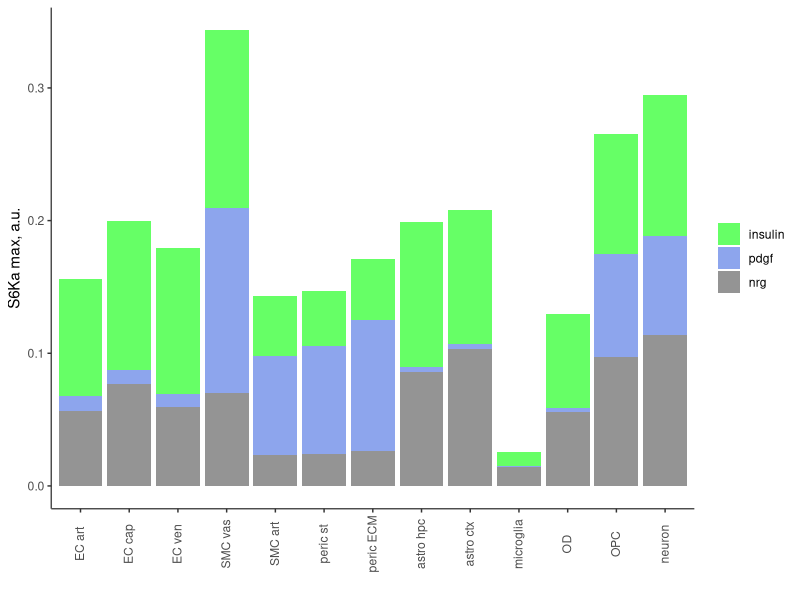
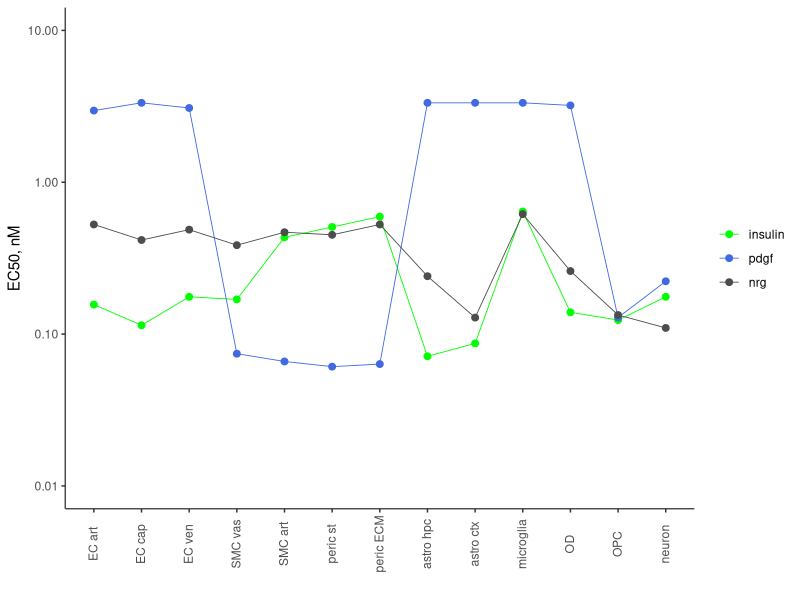
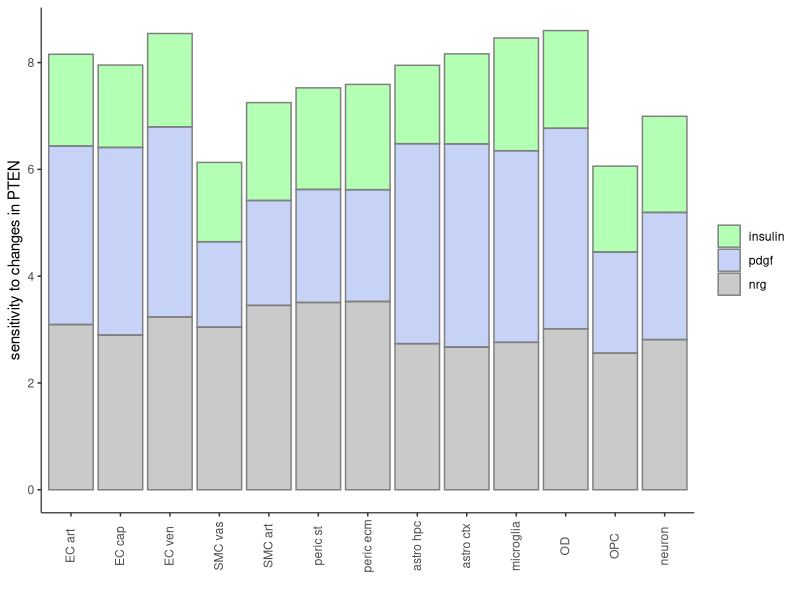

Generate these figures, in order, with R:
rm(list=ls())

# this code plots S6Ka and EC50 based on the output files from
# S6Ka_EC50_calculate.R
# and calculate_FC.R

s6k <- read.csv("S6Ka_max_EC50_all.csv", header = T,stringsAsFactors = F)
#s6k <- read.csv("S6Ka_max_EC50_all_AD.csv", header = T,stringsAsFactors = F)
s6k$ligand <- factor(s6k$ligand,levels = c("ins","pdgf","nrg"))
cells <- unique(s6k$cell)
N <- length(cells)
s6k$cell <- factor(s6k$cell,levels =s6k$cell[1:N])
cel <- c("EC art","EC cap","EC ven","SMC vas","SMC art","peric st","peric ECM", "astro hpc","astro ctx","microglia","OD","OPC","neuron")

library(ggplot2)
# S6Ka plot; Fig.3B
levels(s6k$cell) <- cel
ggplot(s6k,aes(x=cell, y = S6K_max,fill = ligand)) + geom_bar(stat = "identity",position = "stack",alpha = 0.6) +
  labs(x="",y= "S6Ka max, a.u.", size = (12))+
  theme_bw() +  theme(axis.text.x=element_text(angle=90)) +
  scale_fill_manual(values=c("green","royalblue","grey30"),labels = c("insulin", "pdgf","nrg"))+
  #theme_classic()+
  theme(axis.text.x = element_text(vjust=0.4),panel.grid.major = element_blank(),panel.grid.minor = element_blank(),) +
  theme(legend.title = element_blank())+ labs(x = "") +
  theme(axis.line = element_line(colour = "grey30"),panel.border = element_blank()) #+
theme(legend.position = "none")
#jpeg("Fig3B.jpeg", width = 4, height =2.8, units = 'in', res = 600)
#dev.off()   

# EC50 plot; Fig.3C
ggplot(s6k) +  geom_line(aes(x = cell,y = T05,color = ligand,group=ligand),size=0.3) + 
  geom_point(aes(x = cell,y = T05,color = ligand,group=ligand),size=2)+
  labs(x="",y= "EC50, nM", size = (12))+ scale_x_discrete(labels=cel)+
  theme_bw() +  theme(axis.text.x=element_text(angle=90)) +#ylim(0.01, 10)+
  scale_color_manual(values=c("green","royalblue","grey30"),labels = c("insulin", "pdgf","nrg"))+
  #theme_classic()+
  theme(axis.text.x = element_text(vjust=0.4),panel.grid.major = element_blank(),panel.grid.minor = element_blank(),) +
  theme(legend.title = element_blank())+ labs(x = "") +
  theme(axis.line = element_line(colour = "grey30"),panel.border = element_blank()) +
  scale_y_continuous(limits = c(0.01, 10),trans='log10')  #+theme(legend.position = "none")
#jpeg("Fig3C.jpeg", width = 4, height =2.8, units = 'in', res = 600)
#dev.off()   

# For Figs.3E,F (sensitivity to changes in PTEN, TSC) fold changes (FC) are calculated in calculate_FC.R
FC <- read.csv("fold_changes_0422.csv", header = T,stringsAsFactors = F)
cells <- FC$cell
cel <- c("EC art","EC cap","EC ven","SMC vas","SMC art","peric st","peric ecm", "astro hpc","astro ctx","microglia","OD","OPC","neuron")
FC$cell <- factor(FC$cell)
FC$cell <- ordered(FC$cell, levels = c("EC_artery","EC_capillary","EC_venous","SMC_vasc","SMC_artery","pericytes_st","pericytes_ECM",
                                       "astro_Hpc","astro_ctx","microglia","oligodegro","OPC","neuron"))
FC_ins <- FC[,c(1,5)] # for PTEN
FC_ins <- FC[,c(1,8)] # for TSC
colnames(FC_ins)[2] <- "FC"
FC_ins$ligand <- "insulin"
FC_pdgf <- FC[,c(1,6)] 
FC_pdgf <- FC[,c(1,9)] 
colnames(FC_pdgf)[2] <- "FC"
FC_pdgf$ligand <- "pdgf"
FC_nrg <- FC[,c(1,7)] 
FC_nrg <- FC[,c(1,10)] 
colnames(FC_nrg)[2] <- "FC"
FC_nrg$ligand <- "nrg"
FC_ <- rbind(FC_ins,FC_pdgf,FC_nrg)
library("ggplot2")
levels(FC_$cell) <- cel
FC_$ligand <- factor(FC_$ligand)
FC_$ligand <- ordered(FC_$ligand,levels = c("insulin","pdgf","nrg"))
ggplot(FC_,aes(x=cell, y = FC,fill = ligand)) + geom_bar(color="grey50",stat = "identity",position = "stack",alpha = 0.3) +
  labs(x="",y= "sensitivity to changes in PTEN", size = (12))+
  theme_bw() +  theme(axis.text.x=element_text(angle=90)) +
  scale_fill_manual(values=c("green","royalblue","grey30"),labels = c("insulin", "pdgf","nrg"))+
  #theme_classic()+
  theme(axis.text.x = element_text(vjust=0.4),panel.grid.major = element_blank(),panel.grid.minor = element_blank(),) +
  theme(legend.title = element_blank())+ labs(x = "") + scale_y_continuous(breaks=seq(0,8,2)) +
  theme(axis.line = element_line(colour = "grey30"),panel.border = element_blank()) 

#jpeg("Fig3F.jpeg", width = 4, height =2.9, units = 'in', res = 600)
#jpeg("Fig3E.jpeg", width = 4, height =2.9, units = 'in', res = 600)
#dev.off()   

